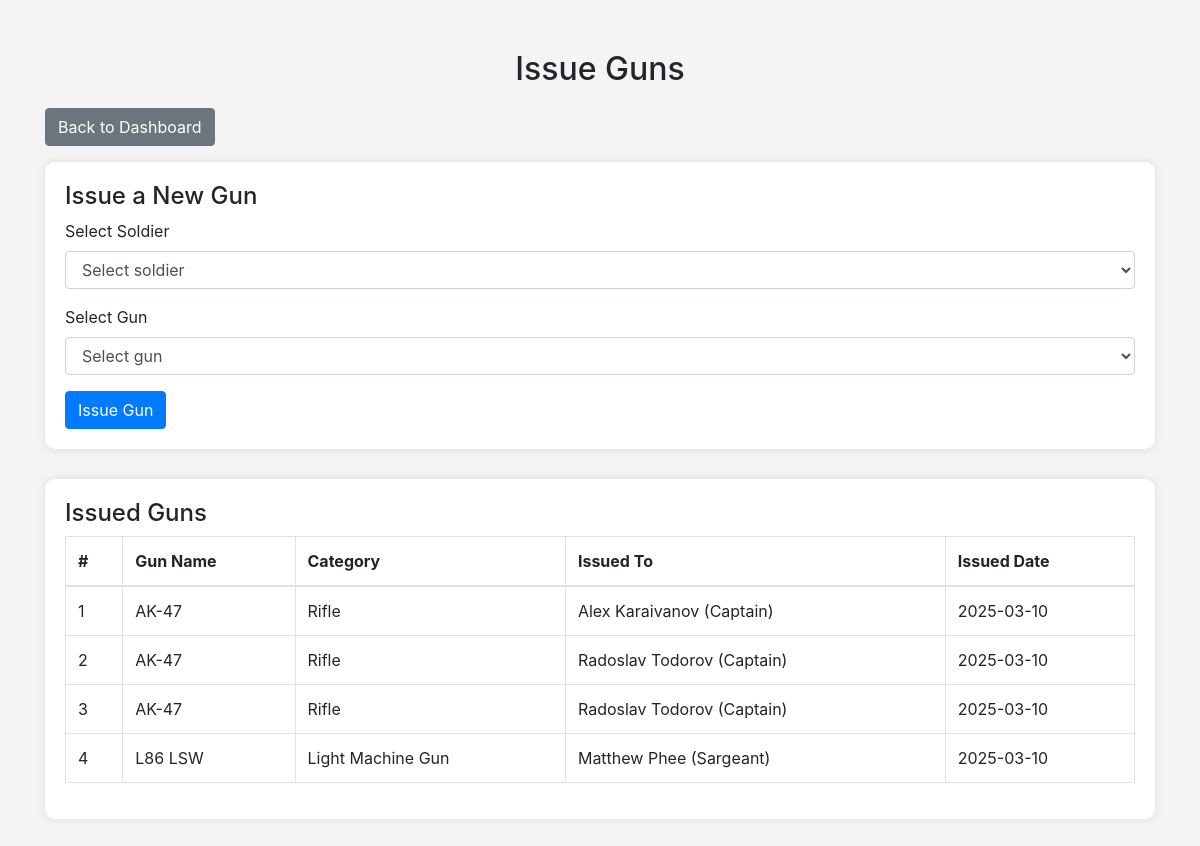
Page /guns/assign/ (signed in) on the committed database.
### inventory_app/models.py (models this page shows, shortened)
class Assignment(models.Model):
    person = models.ForeignKey(Person, on_delete=models.CASCADE)
    gun = models.ForeignKey(Gun, on_delete=models.CASCADE)
    date_assigned = models.DateTimeField(auto_now_add=True)
    date_returned = models.DateTimeField(null=True, blank=True)

class Gun(models.Model):
    name = models.CharField(max_length=100)
    category = models.CharField(max_length=50, null=True, blank=True)
    is_assigned = models.BooleanField(default=False)

class Person(models.Model):
    user = models.OneToOneField(User, on_delete=models.CASCADE, null=True, blank=True)  # Allow nulls temporarily
    name = models.CharField(max_length=100)
    rank = models.ForeignKey('Rank', on_delete=models.CASCADE)

class Rank(models.Model):
    name = models.CharField(max_length=50)

### inventory_app/views.py (the view)
# urls.py: path('guns/assign/', views.assign_gun, name='assign_gun'),
@login_required
def assign_gun(request):
    if request.method == 'POST':
        person_id = request.POST.get('person')
        gun_id = request.POST.get('gun')
        if person_id and gun_id:
            person = Person.objects.get(id=person_id)
            gun = Gun.objects.get(id=gun_id)
            if not gun.is_assigned:
                Assignment.objects.create(person=person, gun=gun)
                gun.is_assigned = True
                gun.save()
        return redirect('assign_gun')
    else:
        people = Person.objects.all()
        available_guns = Gun.objects.filter(is_assigned=False)
        issued_guns = Assignment.objects.select_related('gun', 'person').filter(date_returned__isnull=True)
        return render(request, 'assign_gun.html', {'people': people, 'guns': available_guns, 'issued_guns': issued_guns})

### inventory_app/templates/assign_gun.html (shortened to what this page needs)
<!DOCTYPE html>
<html lang="en">
<head>
    <link rel="stylesheet" href="https://stackpath.bootstrapcdn.com/bootstrap/4.5.2/css/bootstrap.min.css">
</head>
<body>
<div class="container">
    <h2 class="text-center">Issue Guns</h2>
    <a href="{% url 'admin_dashboard' %}" class="btn btn-secondary mb-3">Back to Dashboard</a>
    <div class="form-section">
        <h4>Issue a New Gun</h4>
        <form method="post">
            <div class="form-group">
                <label for="person">Select Soldier</label>
                <select class="form-control" id="person" name="person" required>
                    <option value="" disabled selected>Select soldier</option>
                </select>
            </div>
            <div class="form-group">
                <label for="gun">Select Gun</label>
                <select class="form-control" id="gun" name="gun" required>
                    <option value="" disabled selected>Select gun</option>
                </select>
            </div>
            <button type="submit" class="btn btn-primary">Issue Gun</button>
        </form>
    </div>
    <div class="list-section">
        <h4>Issued Guns</h4>
        <table class="table table-bordered">
            <thead>
                <tr>
                    <th>#</th>
                    <th>Gun Name</th>
                    <th>Category</th>
                    <th>Issued To</th>
                    <th>Issued Date</th>
                </tr>
            </thead>
            <tbody>
                {% if issued_guns %}
                    {% for assignment in issued_guns %}
                        <tr>
                            <td>{{ forloop.counter }}</td>
                            <td>{{ assignment.gun.name }}</td>
                            <td>{{ assignment.gun.category }}</td>
                            <td>{{ assignment.person.name }} ({{ assignment.person.rank.name }})</td>
                            <td>{{ assignment.date_assigned|date:"Y-m-d" }}</td>
                        </tr>
                    {% endfor %}
                {% else %}
                    <tr>
                        <td colspan="5" class="text-center">No guns issued</td>
                    </tr>
                {% endif %}
            </tbody>
        </table>
    </div>
</div>
</body>
</html>

### inventory_app/templates/assign_gun.html (style rules this page uses)
body { background-color: #f4f4f4; }
.container { margin-top: 50px; }
.form-section, .list-section { background-color: #fff; padding: 20px; border-radius: 10px; box-shadow: 0 0 10px rgba(0, 0, 0, 0.1); margin-bottom: 30px; }
h2 { margin-bottom: 20px; }

### rows in the picture
Assignment: gun.name "AK-47", gun.category "Rifle", person.name "Alex Karaivanov", person.rank.name "Captain", date_assigned "2025-03-10"
Assignment: gun.name "AK-47", gun.category "Rifle", person.name "Radoslav Todorov", person.rank.name "Captain", date_assigned "2025-03-10"
Assignment: gun.name "AK-47", gun.category "Rifle", person.name "Radoslav Todorov", person.rank.name "Captain", date_assigned "2025-03-10"
Assignment: gun.name "L86 LSW", gun.category "Light Machine Gun", person.name "Matthew Phee", person.rank.name "Sargeant", date_assigned "2025-03-10"
